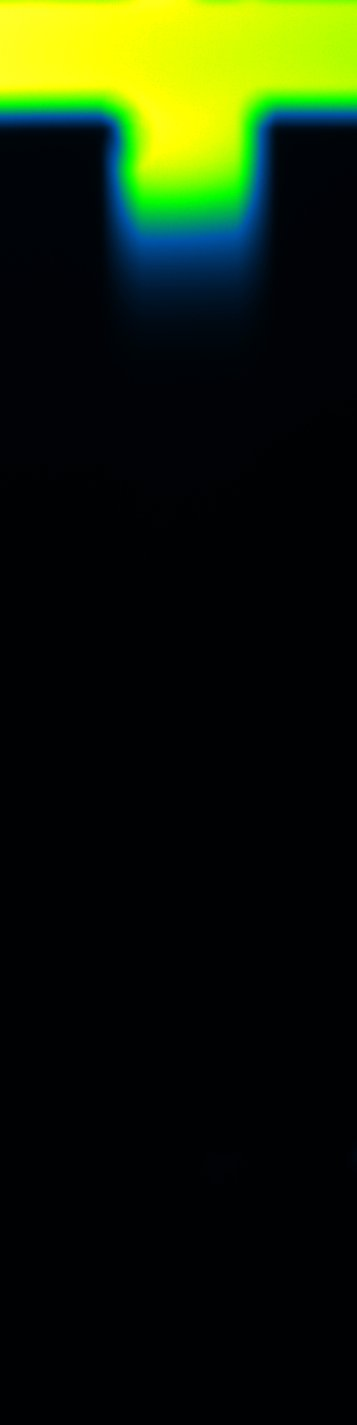
#> input picture Microfluidics/Pics/Daten_t01_c02.jpg, 357 x 1425 px, found by its file name; its folder holds 4 pictures in this run
$ python image_recognision.py
#> lines starting #> are read from the running program, lines starting #| are printed output that depends on the picture; after the words box and inside, x2 and y2 are one past the last pixel; in counts of white or black regions, pixels touching at a corner belong together; long printed decimals are rounded
import cv2
import numpy as np
import os


diffL = []

def detect_color_start(image, column, threshold, numPic):
#> called with image = 'Microfluidics/Pics/Daten_t01_c02.jpg', column = 160, threshold = 200, numPic = 0
    img = cv2.imread(image)
#> img is the input picture: shape (1425, 357, 3); mean B, G, R 8.4, 30, 19.9
    img_height, img_width, _ = img.shape
#> img_height = 1425; img_width = 357

    pixelOI = img[img_height - 100, 150 : 220]
#> pixelOI = 70 rows, first 8: [3, 1, 0], [3, 1, 0], [3, 1, 0], [3, 1, 0], [3, 1, 0], [3, 1, 0], [3, 1, 0], [3, 1, 0]
    avg_green = np.mean(pixelOI[:,1])
#> avg_green = 1


    # Iterate from the bottom of the column upwards
    for y in range(img_height - 100, 0, -1):
        if avg_green >= threshold:
            # Calculate the position of the marker
            s = (y - 106) * (2 / (1310-106)) # in mm
            # Draw a vertical marker on the image at the detected position
            cv2.line(img, (0, y), (img_width, y), (0, 255, 0), 2)
            cv2.putText(img, f"l={round(s, 4)}e-6 m", (10, y - 10), cv2.FONT_HERSHEY_SIMPLEX, 0.65, (255, 255, 255), 2)
            # Output the detected position
            print(f"Image: {image}, Height: {s}")
            diffL.append(s)
            break
        pixelOI = img[y, 150 : 220]
        avg_green = np.mean(pixelOI[:,1])  # Update average green value
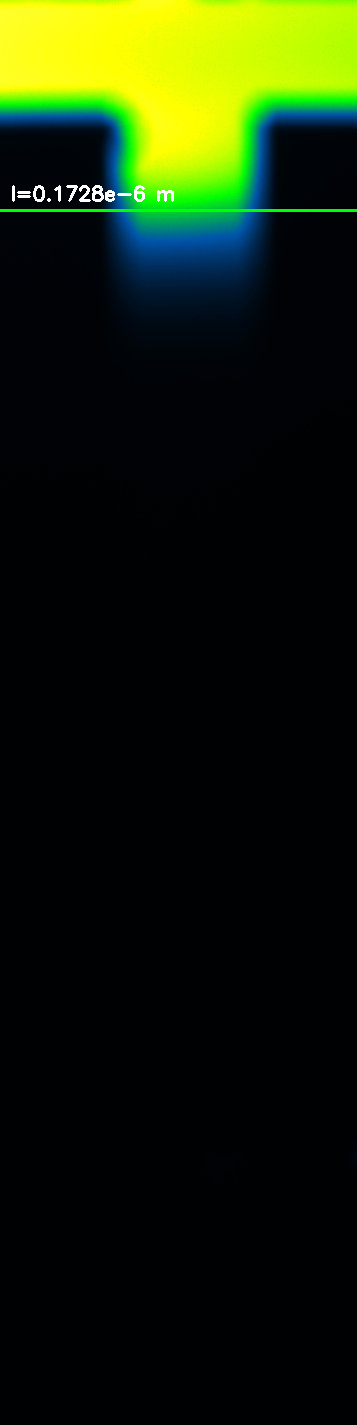
#> img: shape (1425, 357, 3); 0.41% of pixels changed, all inside (x1, y1, x2, y2) = (0, 185, 357, 212)
#> after the loop, diffL = [0.173]


    # Display the image with the marker
    #cv2.imshow("Image with Marker", img)
    cv2.imwrite("Marked_Image_{}.jpg".format(numPic), img)
    cv2.waitKey(0)
    cv2.destroyAllWindows()

def process_images(directory, column, threshold):
    numPic = 0
    # Iterate over all .jpg images in the directory
    for file in os.listdir(directory):
        if file.endswith(".jpg"):
            image_path = os.path.join(directory, file)
            detect_color_start(image_path, column, threshold, numPic)
            numPic += 1
#> pass 2 of the loop in process_images, `for file in os.listdir(directory):`:
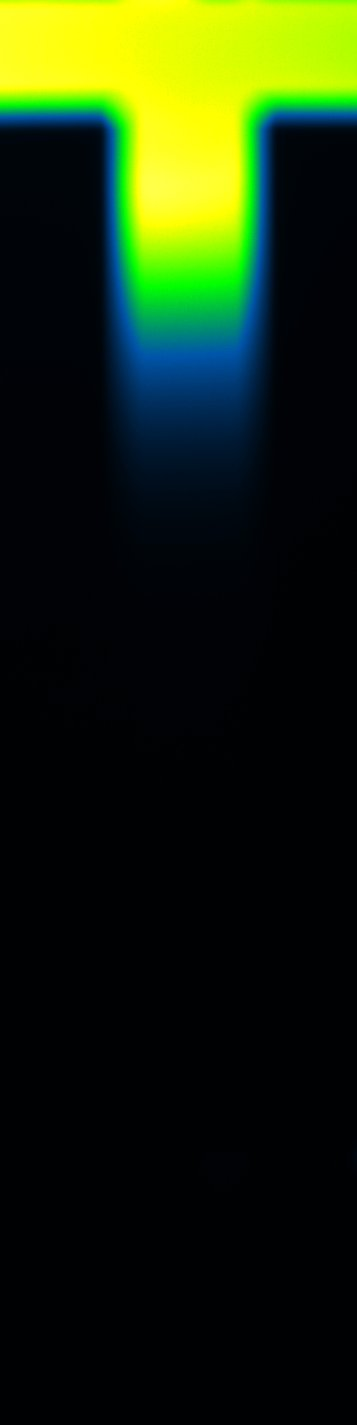
#> input picture Microfluidics/Pics/Daten_t02_c02.jpg, 357 x 1425 px, found by its file name
#> in detect_color_start, img is the input picture: shape (1425, 357, 3); mean B, G, R 12.1, 38.5, 24.7
#> after the loop in detect_color_start (call 2), `for y in range(img_height - 100, 0, -1):`:
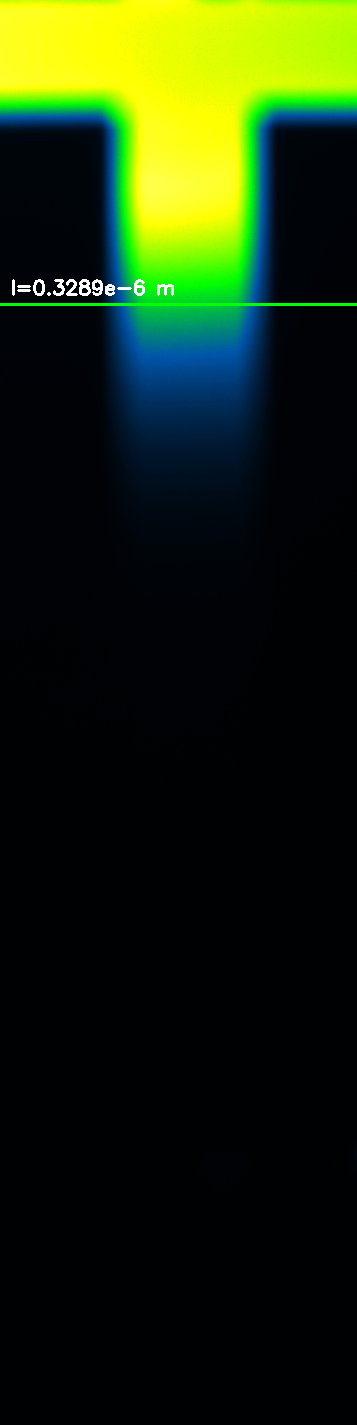
#> img: shape (1425, 357, 3); 0.42% of pixels changed, all inside (x1, y1, x2, y2) = (0, 279, 357, 306)
#> after the loop in detect_color_start (call 2), `for y in range(img_height - 100, 0, -1):`: diffL = [0.173, 0.329]
#> pass 3 of the loop in process_images, `for file in os.listdir(directory):`:
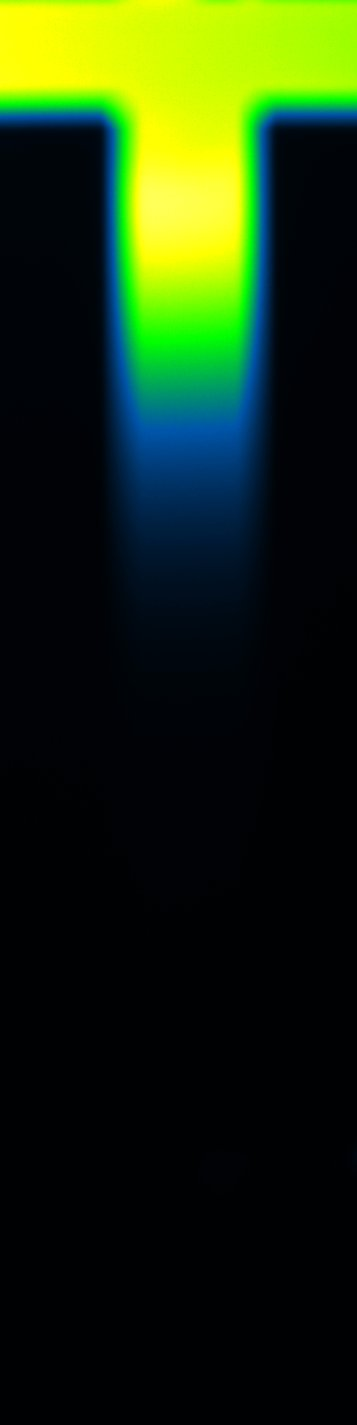
#> input picture Microfluidics/Pics/Daten_t03_c02.jpg, 357 x 1425 px, found by its file name
#> in detect_color_start, img is the input picture: shape (1425, 357, 3); mean B, G, R 14.2, 43.7, 25.6
#> after the loop in detect_color_start (call 3), `for y in range(img_height - 100, 0, -1):`:
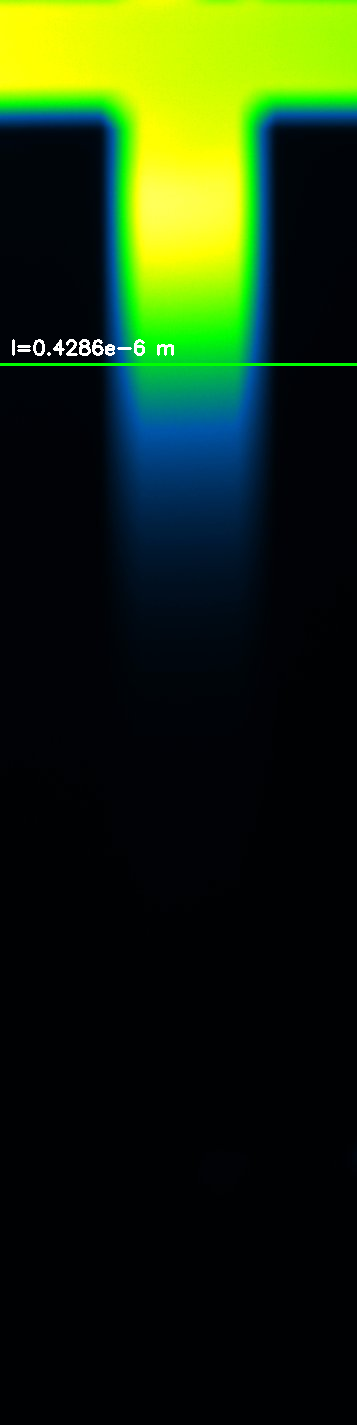
#> img: shape (1425, 357, 3); 0.42% of pixels changed, all inside (x1, y1, x2, y2) = (0, 339, 357, 366)
#> after the loop in detect_color_start (call 3), `for y in range(img_height - 100, 0, -1):`: diffL = [0.173, 0.329, 0.429]
#> the loop made 4 passes; the first 3 are shown

# Specify the directory containing the images
image_directory = "Microfluidics/Pics"

# Specify the column index (0-based) and threshold for green value
column_index = 160
green_threshold = 200

# Process the images in the directory
process_images(image_directory, column_index, green_threshold)
print(diffL)
#| [0.1728, 0.3289, 0.4286, 0.505]
